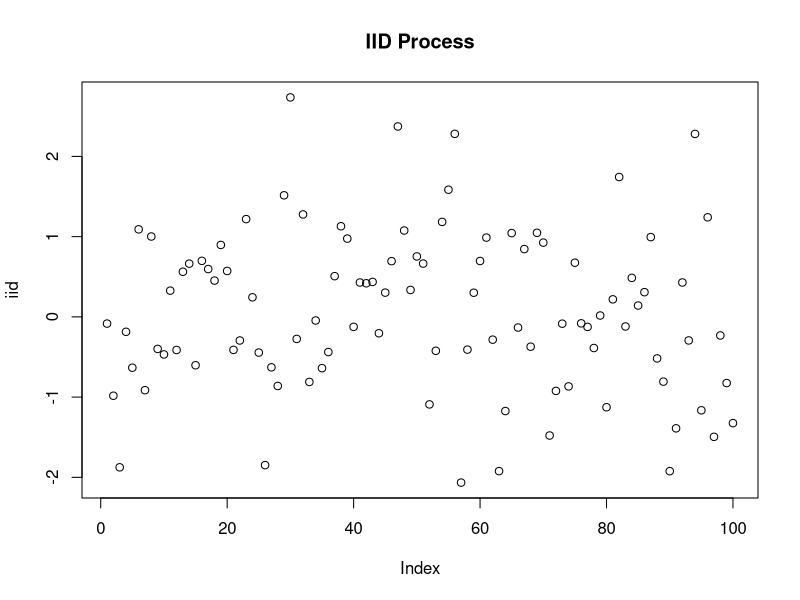
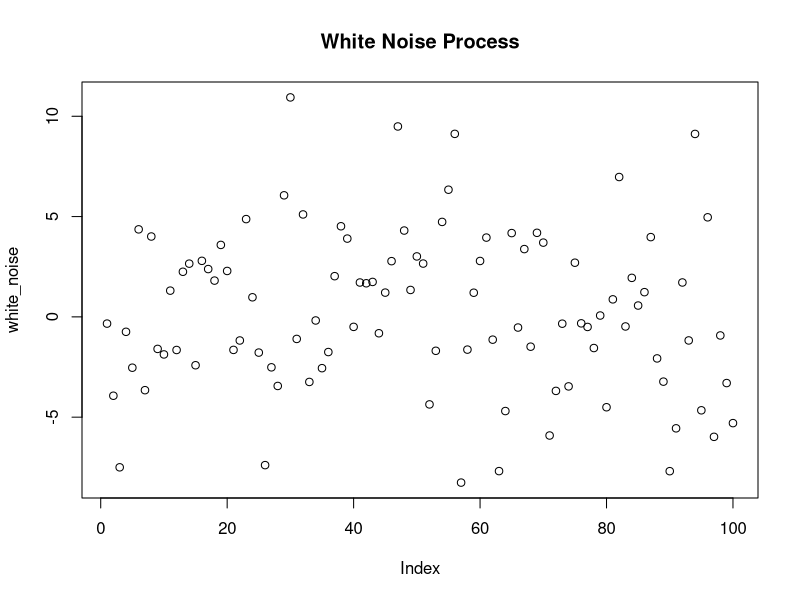
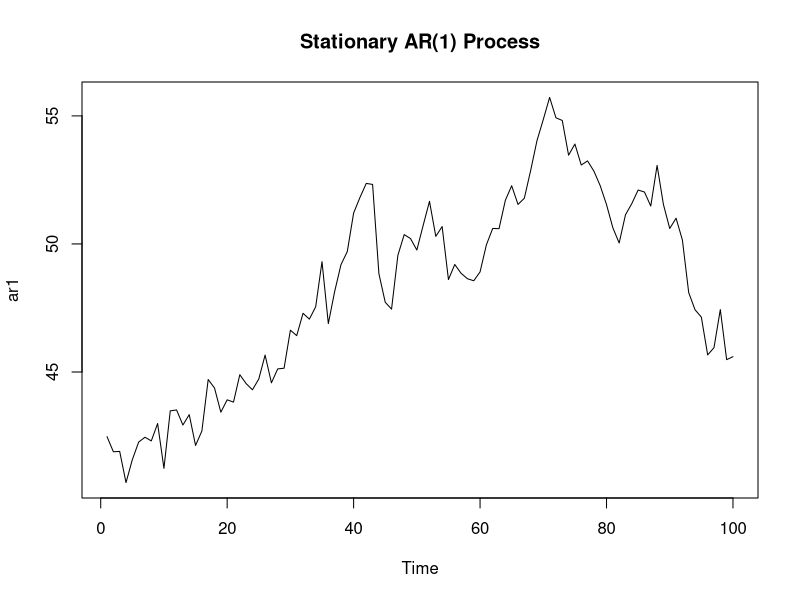
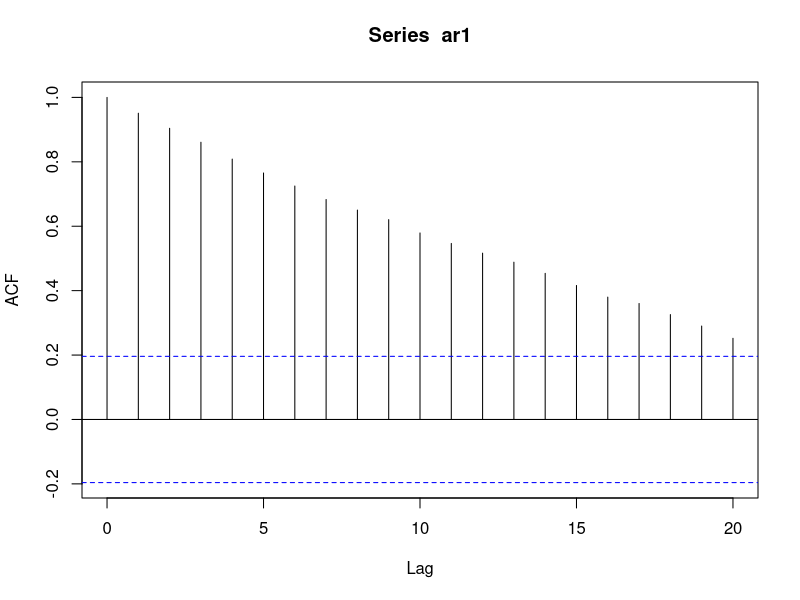
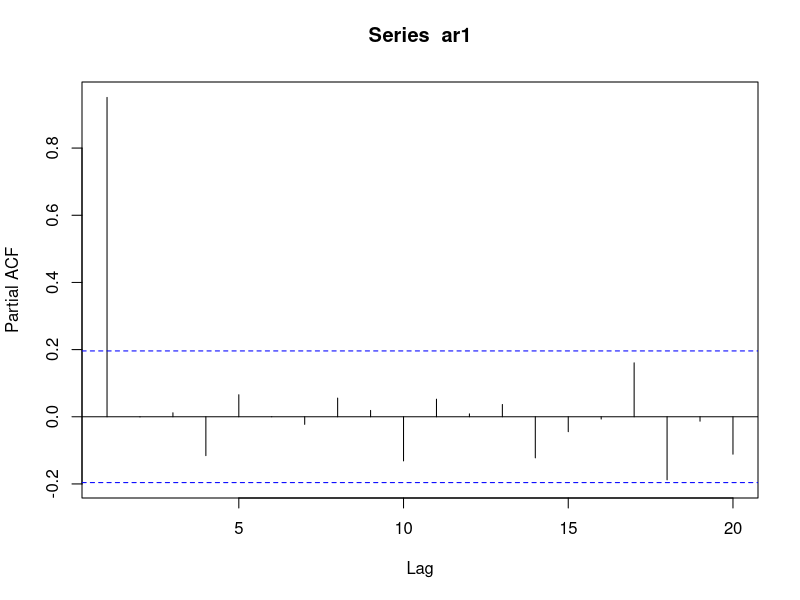
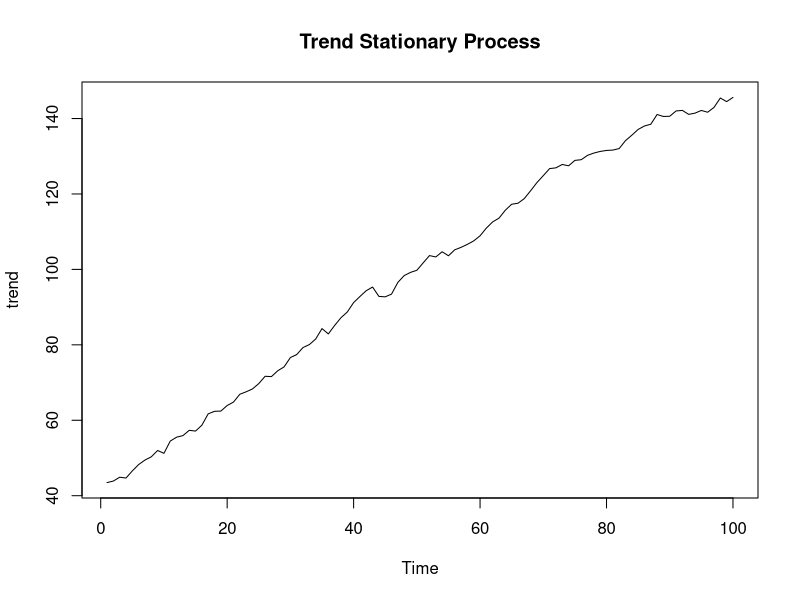
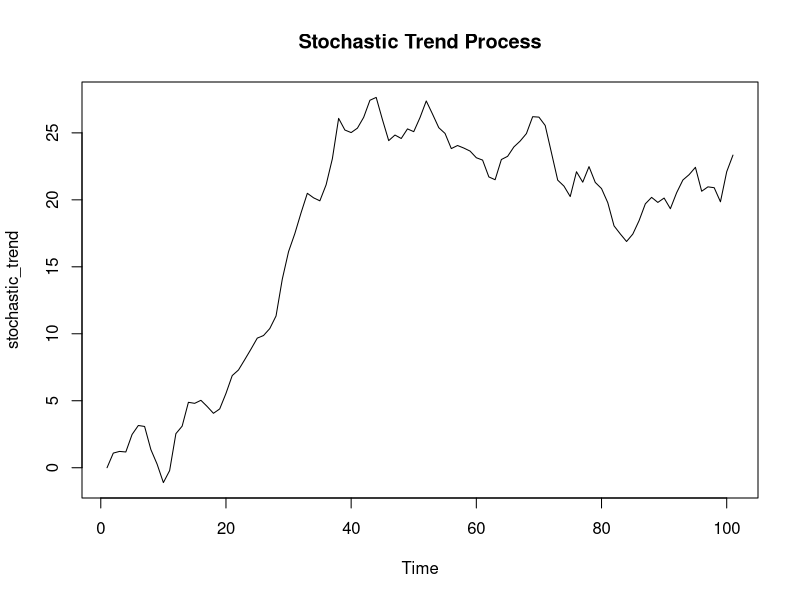
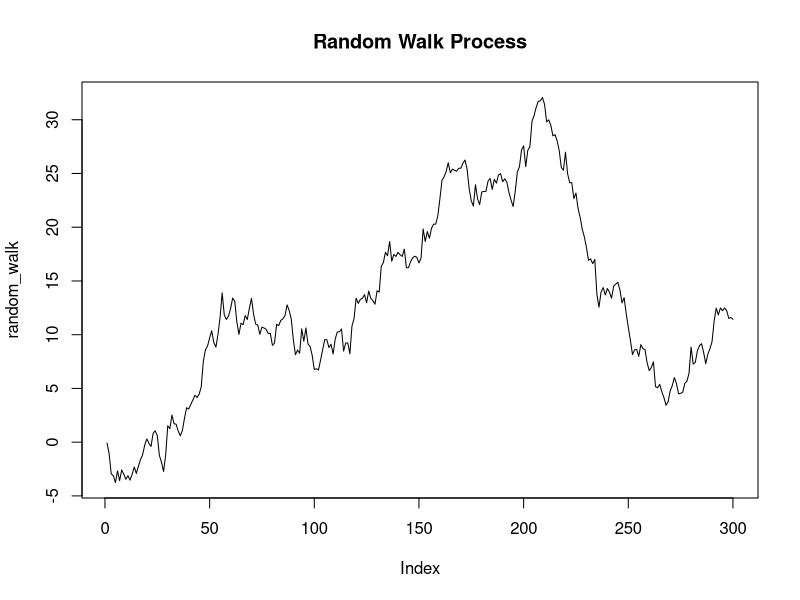

R code for these plots, in order:
# Weeks 6 and 8: Time Series Analysis - part 1

# Examples of different times processes

# First fix the plot default in R



# Strictly stationary processes: an iid and a white noise

# Generate an IID process
set.seed(2023)
iid <- rnorm(100)
plot(iid, main = "IID Process")

# Generate a white noise process
set.seed(2023)
white_noise <- rnorm(100, mean = 0, sd = 4)  # the mean must always be zero, but the variance can take different values
plot(white_noise, main = "White Noise Process")

# Generate a covariance stationary AR(1) process
set.seed(2023)
ar1 <- arima.sim(model = list(order = c(1,0,0), ar = 0.9999), n = 100)
plot(ar1, main = "Stationary AR(1) Process")
acff <- acf(ar1)
pacff <- pacf(ar1)


# Generate a trend stationary process
set.seed(2023)
trend <- arima.sim(model = list(order = c(1,0,0), ar = 0.9999), n = 100, innov = rnorm(100, mean = 0, sd = 1)) + 1:100
plot(trend, main = "Trend Stationary Process")



# Generate a process with stochastic trend
set.seed(2023)
stochastic_trend <- arima.sim(model = list(order = c(1,1,1), ar = 0.7, ma = -0.4), n = 100) 
plot(stochastic_trend, main = "Stochastic Trend Process")


# Generate a random walk process
set.seed(2023)
random_walk <- cumsum(rnorm(300))
plot(random_walk, type="l", main = "Random Walk Process")
acf(random_walk)


# Plot each process separately
par(mfrow = c(2,3))
plot(iid, main = "IID Process")
plot(white_noise, main = "White Noise Process")
plot(ar1, main = "AR(1) Process")
plot(random_walk, main = "Random Walk Process")
plot(trend, main = "Trend Stationary Process")
plot(stochastic_trend, main = "Process with Stochastic Trend")

